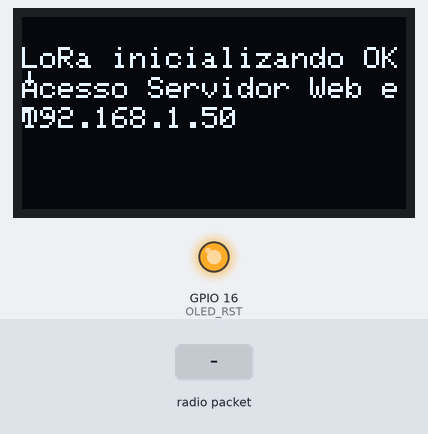
Simulated run of this sketch. Board: ESP32. Shown: 128×64 one-colour display, output pins drawn as LEDs (lit = HIGH). The test bench sets the inputs (shaded band). WiFi joins after 1.5 s; servers stay silent unless stated; network time is answered at once with the bench clock; the local clock reads 2024-03-15 10:24:30 at power-on unless the sketch sets it; storage starts empty; no radio packets arrive unless stated; what the sketch prints to the serial monitor is not drawn.

Above: at 4.8 s.
4.9 s: radio packet "TEMPERATURE" arrives
7.4 s: radio packet "HUMIDITY" arrives
9.9 s: radio packet "PRESSURE" arrives
Timing chart, 0 to 12.9 s (numbered marks = the images above; inputs shaded):
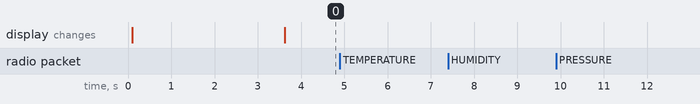

The sketch:

LoRa_Receiver_Web_Server.ino
```cpp
/*********
Receptor LORA
Projeto III - Univesp Eng. Computação
Versão 0.10 beta
*********/

// Import Wi-Fi biblioteca
#include <WiFi.h>
#include "ESPAsyncWebServer.h"

#include <SPIFFS.h>

//Biblioteca LoRa
#include <SPI.h>
#include <LoRa.h>

//Biblioteca OLED Display
#include <Wire.h>
#include <Adafruit_GFX.h>
#include <Adafruit_SSD1306.h>

// Biblioteca para obter tempo do NTP Server
#include <NTPClient.h>
#include <WiFiUdp.h>

//pinos do módulo emissor-receptor Lora
#define SCK 5
#define MISO 19
#define MOSI 27
#define SS 18
#define RST 14
#define DIO0 26

//433E6 for Asia
//866E6 for Europe // o mesmo usado no Brasil
//915E6 for North America
#define BAND 866E6

//OLED pinos
#define OLED_SDA 4
#define OLED_SCL 15
#define OLED_RST 16
#define SCREEN_WIDTH 128 // OLED display width, em pixels
#define SCREEN_HEIGHT 64 // OLED display height, em  pixels

// coloque aqui as credenciais da rede
const char* ssid     = "REPLACE_WITH_YOUR_SSID";
const char* password = "REPLACE_WITH_YOUR_PASSWORD";

//Definir cliente NTP para obter tempo
WiFiUDP ntpUDP;
NTPClient timeClient(ntpUDP);

// Variáveis para salvar data e hora
String formattedDate;
String day;
String hour;
String timestamp;


// Inicializar variáveis para obter e guardar dados LoRa
int rssi;
String loRaMessage;
String temperature;
String humidity;
String pressure;
String readingID;

// Cria AsyncWebServer  na porta 80
AsyncWebServer server(80);

Adafruit_SSD1306 display(SCREEN_WIDTH, SCREEN_HEIGHT, &Wire, OLED_RST);

// Substitui placeholder por valores DHT
String processor(const String& var){
  //Serial.println(var);
  if(var == "TEMPERATURE"){
    return temperature;
  }
  else if(var == "HUMIDITY"){
    return humidity;
  }
  else if(var == "PRESSURE"){
    return pressure;
  }
  else if(var == "TIMESTAMP"){
    return timestamp;
  }
  else if (var == "RRSI"){
    return String(rssi);
  }
  return String();
}

//Inicaliza OLED display
void startOLED(){
  //reset OLED display via software
  pinMode(OLED_RST, OUTPUT);
  digitalWrite(OLED_RST, LOW);
  delay(20);
  digitalWrite(OLED_RST, HIGH);

  //Inicializa OLED
  Wire.begin(OLED_SDA, OLED_SCL);
  if(!display.begin(SSD1306_SWITCHCAPVCC, 0x3c, false, false)) { // Address 0x3C for 128x32
    Serial.println(F("SSD1306 atribuição falhou"));
    for(;;); // Don't proceed, loop forever
  }
  display.clearDisplay();
  display.setTextColor(WHITE);
  display.setTextSize(1);
  display.setCursor(0,0);
  display.print("LORA EMISSOR");
}

//Inicializa LoRa module
void startLoRA(){
  int counter;
  //SPI LoRa pins
  SPI.begin(SCK, MISO, MOSI, SS);
  //configuração LoRa transmissor module
  LoRa.setPins(SS, RST, DIO0);

  while (!LoRa.begin(BAND) && counter < 10) {
    Serial.print(".");
    counter++;
    delay(500);
  }
  if (counter == 10) {
    //Leitura incremento do ID a cada nova leitura
    Serial.println("Falha de inicialização LoRa!");
  }
  Serial.println("LoRa inicializado OK!");
  display.setCursor(0,10);
  display.clearDisplay();
  display.print("LoRa inicializando OK!");
  display.display();
  delay(2000);
}

void connectWiFi(){
  // Conecta na rede Wi-Fi com SSID e senha
  Serial.print("Conectando-se a ");
  Serial.println(ssid);
  WiFi.begin(ssid, password);
  while (WiFi.status() != WL_CONNECTED) {
    delay(500);
    Serial.print(".");
  }
  // Imprimir endereço IP local e iniciar servidor web
  Serial.println("");
  Serial.println("WiFi conectado.");
  Serial.println("IP endereço: ");
  Serial.println(WiFi.localIP());
  display.setCursor(0,20);
  display.print("Acesso Servidor Web em: ");
  display.setCursor(0,30);
  display.print(WiFi.localIP());
  display.display();
}

// Lendo pacote LoRA e obtendo as leituras do sensor
void getLoRaData() {
  Serial.print("Lora pacote recebido: ");
  // Read packet
  while (LoRa.available()) {
    String LoRaData = LoRa.readString();
    // LoRaData format: readingID/temperature&soilMoisture#batterylevel
    // String example: 1/27.43&654#95.34
    Serial.print(LoRaData);

    // Obtendo a leitura/id temperatura e humidade
    int pos1 = LoRaData.indexOf('/');
    int pos2 = LoRaData.indexOf('&');
    int pos3 = LoRaData.indexOf('#');
    readingID = LoRaData.substring(0, pos1);
    temperature = LoRaData.substring(pos1 +1, pos2);
    humidity = LoRaData.substring(pos2+1, pos3);
    pressure = LoRaData.substring(pos3+1, LoRaData.length());
  }
  // Pega RSSI
  rssi = LoRa.packetRssi();
  Serial.print(" com RSSI ");
  Serial.println(rssi);
}

// Função para obter data e hora do NTPClient
void getTimeStamp() {
  while(!timeClient.update()) {
    timeClient.forceUpdate();
  }
  // The formattedDate comes with the following format:
  // 2018-05-28T16:00:13Z
  // Extraindo data e hora
  formattedDate = timeClient.getFormattedDate();
  Serial.println(formattedDate);

  // Extraindo data
  int splitT = formattedDate.indexOf("T");
  day = formattedDate.substring(0, splitT);
  Serial.println(day);
  // Extraindo hora
  hour = formattedDate.substring(splitT+1, formattedDate.length()-1);
  Serial.println(hour);
  timestamp = day + " " + hour;
}

void setup() {
  // Inicializando Serial Monitor
  Serial.begin(115200);
  startOLED();
  startLoRA();
  connectWiFi();

  if(!SPIFFS.begin()){
    Serial.println("Ocorreu um erro durante a montagem SPIFFS");
    return;
  }
  //Rota para a raiz / página web
  server.on("/", HTTP_GET, [](AsyncWebServerRequest *request){
    request->send(SPIFFS, "/index.html", String(), false, processor);
  });
  server.on("/temperature", HTTP_GET, [](AsyncWebServerRequest *request){
    request->send_P(200, "text/plain", temperature.c_str());
  });
  server.on("/humidity", HTTP_GET, [](AsyncWebServerRequest *request){
    request->send_P(200, "text/plain", humidity.c_str());
  });
  server.on("/pressure", HTTP_GET, [](AsyncWebServerRequest *request){
    request->send_P(200, "text/plain", pressure.c_str());
  });
  server.on("/timestamp", HTTP_GET, [](AsyncWebServerRequest *request){
    request->send_P(200, "text/plain", timestamp.c_str());
  });
  server.on("/rssi", HTTP_GET, [](AsyncWebServerRequest *request){
    request->send_P(200, "text/plain", String(rssi).c_str());
  });
  server.on("/winter", HTTP_GET, [](AsyncWebServerRequest *request){
    request->send(SPIFFS, "/winter.jpg", "image/jpg");
  });
  // Iniciando Servidor
  server.begin();

  // Inicializar um NTPClient obter tempo
  timeClient.begin();
  // Set offset time in seconds to adjust for your timezone, for example:
  // GMT +1 = 3600
  // GMT +8 = 28800
  // GMT -1 = -3600
  // GMT 0 = 0
  timeClient.setTimeOffset(0);
}

void loop() {
  //Verificar se há pacotes LoRa disponíveis
  int packetSize = LoRa.parsePacket();
  if (packetSize) {
    getLoRaData();
    getTimeStamp();
  }
}
```

Measured:
- after the input at 4.9 s, every drawn part: stays the same
- after the input at 7.4 s, every drawn part: stays the same
- after the input at 9.9 s, every drawn part: stays the same
